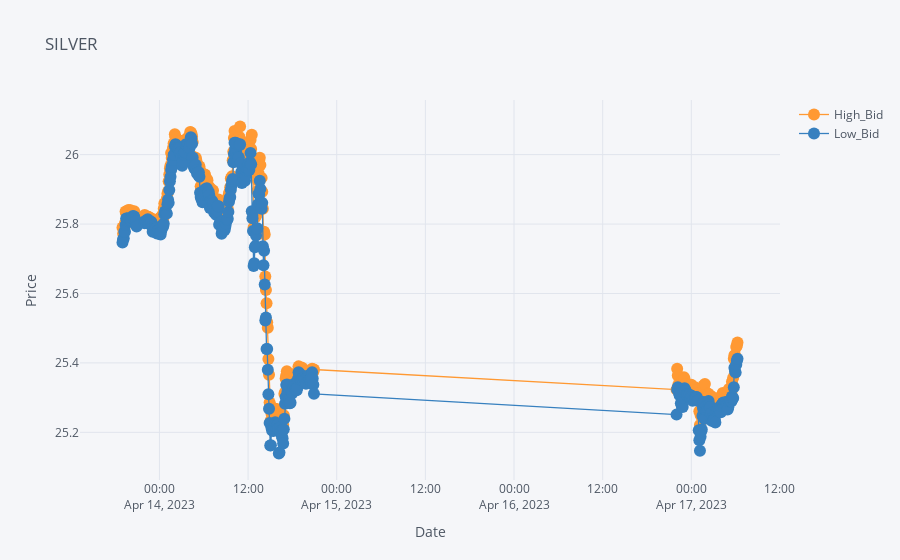

The code cell stored with this chart in its notebook:
### Code cell
df.iloc[19800:20200,:][['High_Bid', 'Low_Bid', 'Local_time_T', 'Volume_Ask','Volume_Bid']].iplot(
                                                x='Local_time_T', y=['High_Bid', 'Low_Bid'],
                                                mode='lines+markers',
                                                xTitle='Date', yTitle='Price',
                                                title='SILVER ')

### Figure 1 — Plotly figure (JSON) as saved in the notebook; plotly's stock layout.template omitted (floating-point values rounded to 4 significant figures; data arrays with more than 128 entries replaced by an {"elided": "..."} marker saying what was removed)
{"data": [{"line": {"color": "rgba(255, 153, 51, 1.0)", "dash": "solid", "shape": "linear", "width": 1.3}, "marker": {"size": 12, "symbol": "circle"}, "mode": "lines+markers", "name": "High_Bid", "text": "", "x": {"elided": "400 str values"}, "y": {"elided": "400 float values"}, "type": "scatter"}, {"line": {"color": "rgba(55, 128, 191, 1.0)", "dash": "solid", "shape": "linear", "width": 1.3}, "marker": {"size": 12, "symbol": "circle"}, "mode": "lines+markers", "name": "Low_Bid", "text": "", "x": {"elided": "400 str values"}, "y": {"elided": "400 float values"}, "type": "scatter"}], "layout": {"legend": {"bgcolor": "#F5F6F9", "font": {"color": "#4D5663"}}, "paper_bgcolor": "#F5F6F9", "plot_bgcolor": "#F5F6F9", "title": {"font": {"color": "#4D5663"}, "text": "SILVER "}, "xaxis": {"gridcolor": "#E1E5ED", "showgrid": true, "tickfont": {"color": "#4D5663"}, "title": {"font": {"color": "#4D5663"}, "text": "Date"}, "zerolinecolor": "#E1E5ED"}, "yaxis": {"gridcolor": "#E1E5ED", "showgrid": true, "tickfont": {"color": "#4D5663"}, "title": {"font": {"color": "#4D5663"}, "text": "Price"}, "zerolinecolor": "#E1E5ED"}}}
